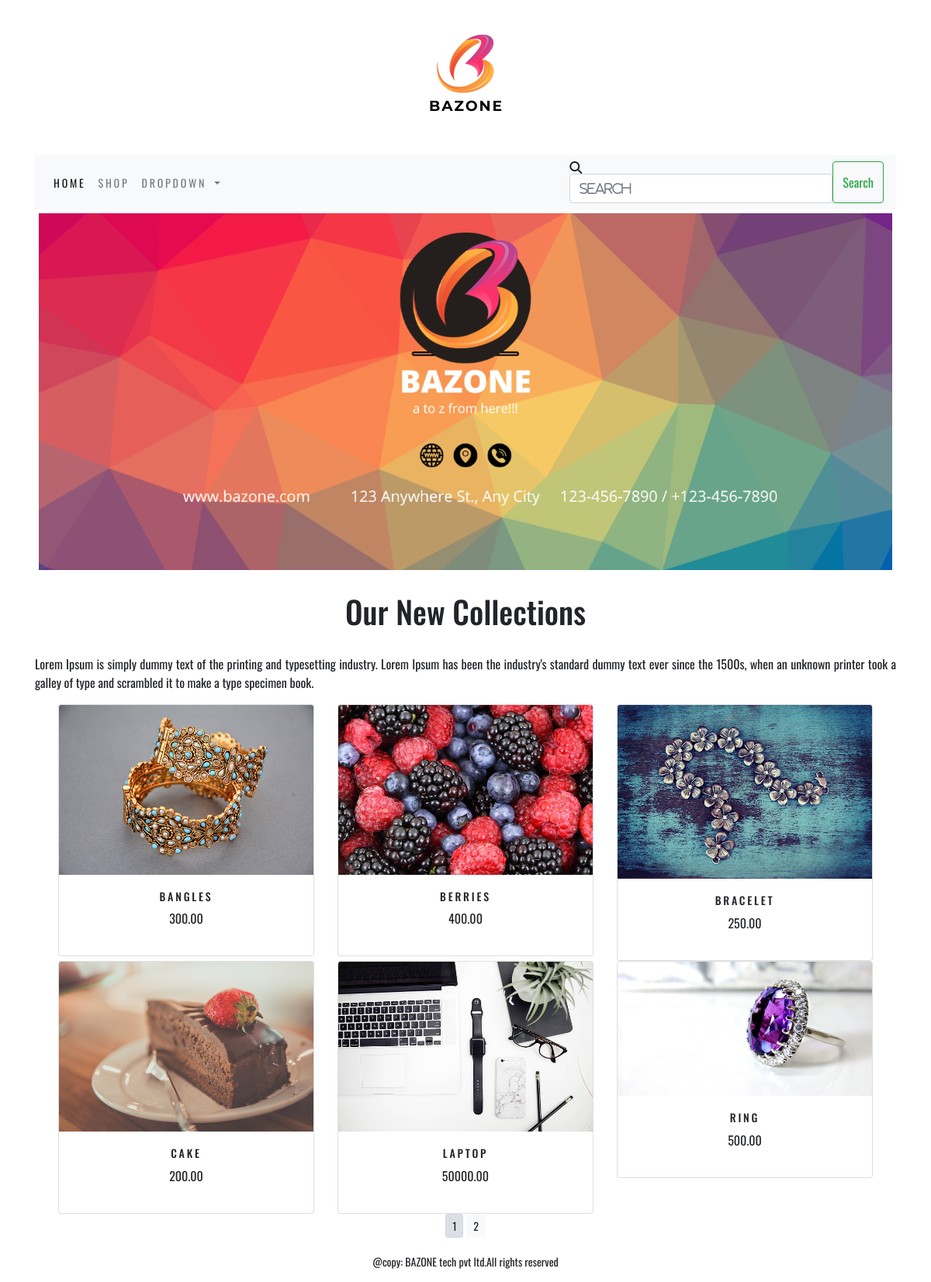
The app's page /shop/ with its own data.
### ecomapp/models.py (models this page shows, shortened)
class Product(models.Model):
    name = models.CharField(max_length=250, unique=True)
    slug = models.SlugField(max_length=250, unique=True)
    description = models.TextField(blank=True)
    price = models.DecimalField(max_digits=20, decimal_places=2)
    category = models.ForeignKey(Category, on_delete=models.CASCADE)
    image = models.ImageField(upload_to='product', blank=True)
    stock = models.IntegerField()
    available = models.BooleanField(default=True)
    created = models.DateTimeField(auto_now_add=True)
    updated = models.DateTimeField(auto_now=True)
    class Meta:
        ordering = ('name',)
        verbose_name = 'product'
        verbose_name_plural = 'products'
    def get_url(self):
        return reverse('shop:product_details', args=[self.category.slug, self.slug])

### ecomapp/views.py (the view)
# urls.py: path('', views.allprodcat, name="AllProdCat"),
def allprodcat(request, c_slug=None):
    c_page = None
    products_list = None
    if c_slug is not None:
        c_page = get_object_or_404(Category, slug=c_slug)
        products_list = Product.objects.all().filter(category=c_page, available=True)
    else:
        products_list = Product.objects.all().filter(available=True)
    paginator = Paginator(products_list, 6)
    try:
        page = int(request.GET.get('page', '1'))
    except:
        page = 1
    try:
        products = paginator.page(page)
    except(EmptyPage, InvalidPage):
        products = paginator.page(paginator.num_pages)
    return render(request, 'category.html', {'category': c_page, 'products': products})

### cartapp/context_processors.py (called while the page is built)
def counter(request):
    item_count = 0
    if 'admin' in request.path:
        return {}
    else:
        try:
            cart = Cart.objects.filter(cart_id=cart_id1(request))
            cart_items = CartItem.objects.all().filter(cart=cart[:1])
            for cart_item in cart_items :
                item_count += cart_item.quantity
        except DoesNotExist:
            item_count = 0
    return {'item_count': item_count}

### cartapp/views.py (called while the page is built)
def cart_id1(request):
    cart = request.session.session_key
    if not cart:
        cart = request.session.create()
    return cart

### ecomapp/context_processors.py (called while the page is built)
def menu_links(request):
    links = Category.objects.all()
    return dict(links=links)

### ecomapp/models.py (called while the page is built)
    def get_url(self):
        return reverse('shop:product_by_category', args=[self.slug])

### templates/category.html (shortened to what this page needs)
{% extends 'base.html' %}
{% load static %}
{% block content %}
    <div class="mx-auto">
        {% if category %}
        <img class="my-image" src="{{category.image.url}}" alt="{{category.name}}">
    </div>
    <br>
    <div class="mx-auto">
        <h1 class="text-center my-title">{{category.name}}</h1>
        <br>
        <p class="text-justify">{{category.description}}</p>
    </div>
    {% else %}
    <div>
        <img class="my-image my-image-padding" src="{% static 'img/banner.png' %}" alt="our products">
    </div>
    <br>
    <div>
        <h1 class="text-center my-title">Our New Collections</h1>
        <br>
        <p class="text-justify">Lorem Ipsum is simply dummy text of the printing and typesetting industry. Lorem Ipsum has been the industry's standard dummy text ever since the 1500s, when an unknown printer took a galley of type and scrambled it to make a type specimen book.</p>
    </div>
        {% endif %}
<div class="container">
    <div class="row mx-auto">
        {% for product in products.object_list %}
        <div class="my-margin col-9 col-sm-12 col-md-4 col-lg-4">
            <div class="card text-center" style="min-width:18rem;">
                <a href="{{product.get_url}}"><img class="card-img-top my-image" src="{{product.image.url}}" alt="{{product.name}}"></a>
                <div class="card-body">
                    <h4>{{product.name}}</h4>
                    <p>{{product.price}}</p>
                </div>
            </div>
        </div>
        {% endfor %}
    </div>
    <div class="mx-auto">
        {% if products.paginator.num_pages > 1 %}
        <div class="text-center">
            {% for pg in products.paginator.page_range %}
            <a href="?page={{pg}}" class="btn btn-light btn-sm {% if products.number == pg %} active {% endif %}">{{pg}}</a>
            {% endfor %}
        </div>
        {% endif %}
        </div>
    </div>
{% endblock %}

### templates/base.html (shortened to what this page needs)
{% load static %}
<!DOCTYPE html>
<html lang="en">
<head>
    <link rel="stylesheet" href="{% static 'css/bootstrap.min.css' %}">
    <link rel="stylesheet" href="{% static 'css/custom.css' %}">
</head>
<body>
<div class="container">
{% include 'header.html' %}
{% include 'navbar.html' %}
{% block content %}
{% endblock %}
</div>
{% include 'footer.html' %}
</body>
</html>

### templates/header.html
{% load static %}
<center>
    <a href="{% url 'shop:AllProdCat' %}">
    <img src="{% static 'img/logo.png' %}" alt="logo-image">
    </a>
</center>

### templates/navbar.html (shortened to what this page needs)
<nav class="navbar navbar-expand-lg navbar-light bg-light">
  <div class="collapse navbar-collapse" id="navbarSupportedContent">
    <ul class="navbar-nav mr-auto">
      <li class="nav-item active">
        <a class="nav-link" href="{% url 'shop:AllProdCat' %}">Home <span class="sr-only">(current)</span></a>
      </li>
      <li class="nav-item">
        <a class="nav-link" href="#">Shop</a>
      </li>
      <li class="nav-item dropdown">
        <a class="nav-link dropdown-toggle" href="#" id="navbarDropdown" role="button" data-toggle="dropdown" aria-haspopup="true" aria-expanded="false">
          Dropdown
        </a>
      </li>
    </ul>
    <form class="d-flex" action="{% url 'searchapp:searchresult' %}" method="get">
      <i class="fa-solid fa-magnifying-glass">  <input class="form-control mr-sm-2" type="search" placeholder="Search" name="q" aria-label="Search"></i>
      <button class="btn btn-outline-success my-2 my-sm-0" type="submit">Search</button>
    </form>
  </div>
</nav>
<nav>

### templates/footer.html
<div class="footer navbar-fixed-bottom my-footer">
    <p class="text-center"> @copy: BAZONE tech pvt ltd.All rights reserved </p>
</div>

### static/css/custom.css (style rules this page uses)
body { font-family: 'Oswald', sans-serif; }
.nav-item { letter-spacing:.2em; font-size:14px; text-transform:uppercase; }
.my-footer { padding-top:20px; font-size:14px; }
.my-image { width:100%; height:auto; }
.my-image-padding { padding:5px }
.card-body h4 { font-size:14px; text-transform:uppercase; letter-spacing:.2em; }

### records on screen
Product: image (picture), name "BANGLES", price "300.00"
Product: image (picture), name "BERRIES", price "400.00"
Product: image (picture), name "BRACELET", price "250.00"
Product: image (picture), name "CAKE", price "200.00"
Product: image (picture), name "LAPTOP", price "50000.00"
Product: image (picture), name "RING", price "500.00"

### other values on screen
{{ pg }} "1" "2"
